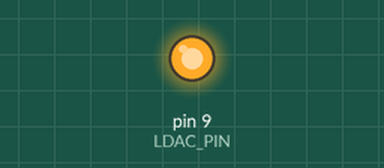
This sketch was run on a simulated Arduino Uno, built with avr-gcc and run on an emulated ATmega328P. Parts: output pins drawn as LEDs (lit = HIGH). Pins used as bus, display or sensor lines are not drawn.

Above: at 0.1 s.
Timing chart, 0 to 1.6 s (numbered marks = the images above):
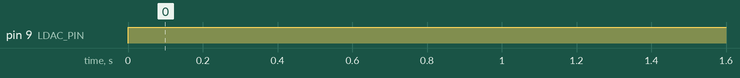

Measured:
- by itself, pin 9 (LDAC_PIN): LOW → HIGH at 0.00 s

The sketch:

DAC_example_v1.ino
```cpp
#include <SPI.h>

// we will first start from a unipolar design (0-10 volt)

// DAC control pins
const int CS_PIN = 10; // chip select pin
const int LDAC_PIN = 9; // load DAC pin

// DAC command codes
const byte DAC_WRITE = 0x00; // write to DAC register
// const byte DAC_LOAD = 0x80; // load DAC output register

// DAC output voltage range (in volts)
const float DAC_MIN_VOLTS = 0.0;
const float DAC_MAX_VOLTS = 10;

// DAC output value range (12-bit resolution)
const int DAC_MIN_VALUE = 0;
const int DAC_MAX_VALUE = 4095;

// initialize SPI interface
void setup() {
  SPI.begin();
  SPI.setClockDivider(SPI_CLOCK_DIV2); // set SPI clock speed to 8 MHz (16 MHz / 2)
  pinMode(CS_PIN, OUTPUT); // chip select pin
  pinMode(LDAC_PIN, OUTPUT); // if load DAC pin
  digitalWrite(CS_PIN, HIGH); // disable chip select by default
  digitalWrite(LDAC_PIN, HIGH); // disable load DAC by default ( DAC A and DAC B are updated with information in the input register on the LDAC falling edge)
}

// --------------------------------------------- helper functions --------------------------------------------------
// convert voltage to DAC value
int voltsToDAC(float volts) {
  volts = constrain(volts, DAC_MIN_VOLTS, DAC_MAX_VOLTS);
  int value = map(volts, DAC_MIN_VOLTS, DAC_MAX_VOLTS, DAC_MIN_VALUE, DAC_MAX_VALUE);
  return value;
}

// write DAC output value
void writeDAC(int value) {
  digitalWrite(CS_PIN, LOW); // enable chip select
  SPI.transfer(DAC_WRITE); // send write command
  SPI.transfer((value >> 12) & 0xFF); // send MSB of value
  SPI.transfer(value & 0xFF); // send LSB of value
  digitalWrite(CS_PIN, HIGH); // disable chip select
}

// load DAC output value
void loadDAC() {
  digitalWrite(LDAC_PIN, LOW); // enable load DAC
  digitalWrite(LDAC_PIN, HIGH); // disable load DAC
}

// set DAC output voltage
void setDAC(float volts) {
  int value = voltsToDAC(volts);
  writeDAC(value);
  loadDAC();
}

// main program loop
void loop() {
  // set DAC output voltage to 1.0 V
  setDAC(1.0);

  // wait for 1 second
  delay(1000);

  // set DAC output voltage to 2.0 V
  setDAC(2.0);

  // wait for 1 second
  delay(1000);
}
```
